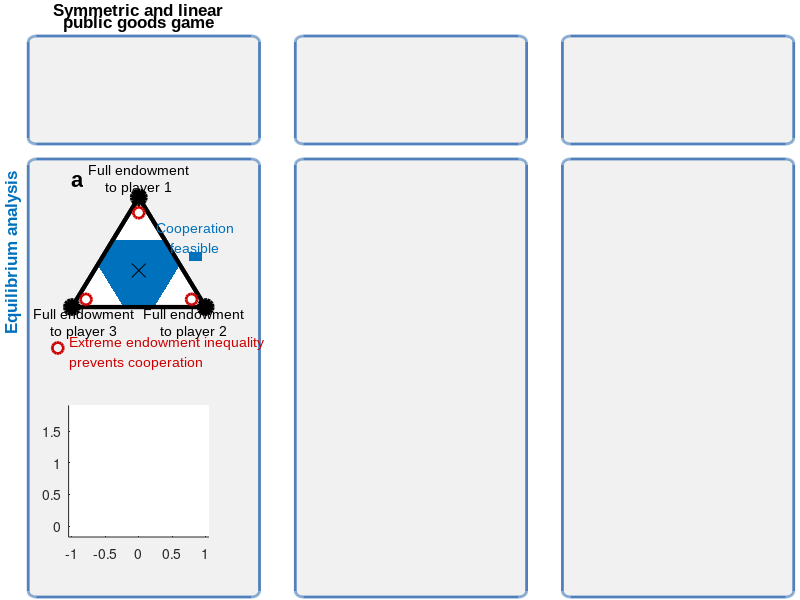

The MATLAB script that drew this image: (Note: this script raises an error after producing the figure.)
% You must change input file address every time you want to use this code
% on line 67.
function[sum_pay]= MakeIllustrationV5();

%% Fixing the Parameters
global lw ms fsA fsL fsH fsT fname le bo wi he dx dy col wi2 he2 dx2
 
lw=3; ms=10; fsT=10; fsA=12; fsL=12; fsH=16; fname='Arial'; 
le=0.076; bo=0.105; wi=0.195; he=wi*75/60; wi2=wi*0.9; he2=he*0.9; dx2=wi*0.05; dx=0.145; dy=0.365; 
col=[0 0.447 0.741;
    0.85 0.325 0.098;
    0.494 0.184 0.556;
    0.929 0.694 0.125;
    0.466 0.674 0.188];

%% Plotting the general graphical structure 
figure('Position',[300,300,750,600]);
ax1=axes('Position',[le-0.35*dx 0 3*wi+3*dx 1]); hold on
axis([-0.01 1.01 0 1]); dxf=(wi+dx*0.4)/(3*wi+2*dx); delf=0.27*dx/(3*wi+2*dx);
grey1=242/256*ones(1,3);  
blue1=[79,129,189]/256; 
y1=0.005; y2=0.735; lwP=2;
rd=0.01; t1=pi:0.01:3*pi/2; t2=3*pi/2:0.01:2*pi; t3=0:0.01:pi/2; t4=pi/2:0.01:pi; 
bxx=[rd+rd*cos(t1),dxf-rd+rd*cos(t2),dxf-rd+rd*cos(t3),rd+rd*cos(t4)]; 
bxy=[y1+rd+rd*sin(t1),y1+rd+rd*sin(t2),y2-rd+rd*sin(t3),y2-rd+rd*sin(t4)]; 
fill(bxx,bxy,grey1,'EdgeColor',blue1,'LineWidth',lwP);
fill(bxx+dxf+delf,bxy,grey1,'EdgeColor',blue1,'LineWidth',lwP);
fill(bxx+2*(dxf+delf),bxy,grey1,'EdgeColor',blue1,'LineWidth',lwP);

y1=0.76; y2=0.94; lwP=2;
rd=0.01; t1=pi:0.01:3*pi/2; t2=3*pi/2:0.01:2*pi; t3=0:0.01:pi/2; t4=pi/2:0.01:pi; 
bxx=[rd+rd*cos(t1),dxf-rd+rd*cos(t2),dxf-rd+rd*cos(t3),rd+rd*cos(t4)]; 
bxy=[y1+rd+rd*sin(t1),y1+rd+rd*sin(t2),y2-rd+rd*sin(t3),y2-rd+rd*sin(t4)]; 
fill(bxx,bxy,grey1,'EdgeColor',blue1,'LineWidth',lwP);
fill(bxx+dxf+delf,bxy,grey1,'EdgeColor',blue1,'LineWidth',lwP);
fill(bxx+2*(dxf+delf),bxy,grey1,'EdgeColor',blue1,'LineWidth',lwP);
 
S1=[0.065-0.028 0.420]; red=[0.8 0 0];  msS=8; lwS=2;
plot(S1(1),S1(2),'o','Color',red,'MarkerSize',msS,'LineWidth',lwS); 
text(S1(1)+0.015,S1(2)-0.0075,{'Extreme endowment inequality','prevents cooperation '},'Color',red,...
    'FontName',fname,'FontSize',fsT,'VerticalAlignment','middle'); 
% S2=S1+[2*(wi+dx) 0]; 
% plot(S2(1),S2(2),'o','MarkerSize',msS,'LineWidth',lwS,'Color',col(3,:));
% plot(S2(1),S2(2),'x','MarkerSize',msS,'Color',col(3,:));
% text(S2(1)+0.015,S2(2)-0.0075,{'Complete endowment equality','prevents cooperation '},'Color',col(3,:),...
%     'FontName',fname,'FontSize',fsT,'VerticalAlignment','middle'); 


he1=0.03; wi1=3*wi+3*dx; k=wi1;
rd=0.006; t=0:0.01:2*pi; red=[0.8 0 0];  msS=8; 
axis off

PlotGameSetup(1,'a'); 
% PlotGameSetup(2,'b'); 
% PlotGameSetup(3,'c'); 

%% Plotting the static predictions
delta1=0.8; delta2=0.3; delta3=0.35;
rvec1=[2 2 2]; rvec2=[1.1 1.5 2.9]; 
plotStatic(1,delta1,rvec1,'a'); 
% plotStatic(2,delta2,rvec2,'b');
% plotStatic(3,delta3,rvec2,'c');
%plotStaticLegend(); 

%% Plotting the evolutionary predictions
delta1=1; delta2=1; delta3=1;
plotEvo(1,delta1,rvec1,'d','InputDataXsetSize3_4.mat'); 
% plotEvo(2,delta2,rvec2,'e','DataAL-V1.mat');
% plotEvo(3,delta2,rvec2,'f','DataSN-V1.mat');

end


function PlotGameSetup(nr,lett); 
global lw ms fsA fsL fsH fsT fname le bo wi he dx dy col

ax1=axes('Position',[le+(wi+dx)*(nr-1) bo+2*dy wi he]);
axis([-1.05 1.05 -sqrt(3)*0.1 sqrt(3)*1.1]); hold on

if nr==1, head1='Symmetric and linear'; 
elseif nr==2, head1='Asymmetric and linear'; 
elseif nr==3, head1='Symmetric and nonlinear'; 
end
text(0,1.08,head1,'FontSize',fsA,'FontName',fname,...
    'HorizontalAlignment','center','FontWeight','bold');
text(0,0.9,'public goods game','FontSize',fsA,'FontName',fname,...
        'HorizontalAlignment','center','FontWeight','bold');
axis off
end


function plotEvo(nr,delta,rvec,lett,datafile); 
global lw ms fsA fsT fsL fsH fname le bo wi he dx col wi2 he2 dx2

ax1=axes('Position',[le+(wi+dx)*(nr-1)+dx2 bo wi2 he2]); 
axis([-1.05 1.05 -sqrt(3)*0.1 sqrt(3)*1.1]); hold on
edges=[-1 0; 1 0; 0 sqrt(3)]; 
x1=edges(1,:); x2=edges(2,:); x3=edges(3,:);
load(datafile); sumpi=sum(Pay,2); 

if nr==1
text(-1.9,sqrt(3)/2,'Evolutionary analysis','FontSize',fsL,'Color',col(5,:),...
    'FontName',fname,'Rotation',90,'HorizontalAlignment','center','FontWeight','bold');
end


%% Plotting the contour plot
dxx=0.48; dyy=0.45; ss=0.1; epsi=0.03;

for i=size(EVec,1):-1:1;
    %EVec(i,:)
    %debug infos to find why we have white areas?!
%     tmp_val = sum(Pay(i,:));
%     sum_pay(i) = tmp_val;
%     if (tmp_val<1.1)
%         EVec(i,:)
%         tmp_val
%         i
%     end
    E1=EVec(i,1:3); E2=(1-epsi)*E1+epsi*(1-E1); 
    e=E2(1)*x1+E2(2)*x2+E2(3)*x3; 
    f1=e(1)+ss*[-dxx dxx dxx-dxx*(E1(1)==0) -dxx+dxx*(E1(2)==0)]; f2=e(2)+ss*[-dyy -dyy dyy dyy]-0.02;
    cl=getcolor(sumpi(i),nr); 
%     for index=1:4
%         if (f1(index)==-0.236 && f2(index)==0.6382)
%             E1
%         end
%     end
    fill(f1,f2,cl,'LineStyle','none'); 
end

%% Plotting the triangle
plot([edges(:,1); edges(1,1)],[edges(:,2); edges(1,2)],'k','LineWidth',lw); 
plot(edges(:,1),edges(:,2),'ko','MarkerSize',ms,'MarkerFaceColor','k','LineWidth',lw); 
plot(mean(edges(:,1)),mean(edges(:,2)),'kx','MarkerSize',ms,'MarkerFaceColor','k');

%% Labels
dyL=0.26; 
text(-1,2,lett,'FontSize',fsH,'FontName',fname,'FontWeight','bold');
text(x1(1)+0.175,x1(2)-dyL,{'Full endowment','to player 3'},'FontSize',fsT,...
    'FontName',fname,'HorizontalAlignment','center'); 
text(x2(1)-0.175,x2(2)-dyL,{'Full endowment','to player 2'},'FontSize',fsT,...
    'FontName',fname,'HorizontalAlignment','center'); 
text(x3(1),x3(2)+dyL+0.035,{'Full endowment','to player 1'},'FontSize',fsT,...
    'FontName',fname,'HorizontalAlignment','center'); 
axis off

%% Color legend 
if nr==1 
    xmax=1.75; xmin=1; xtl={'1.00','1.25','1.50','1.75'};
else
    xmax=2.4; xmin=1.2; xtl={'1.2','1.6','2.0','2.4'}; 
end
ax2=axes('Position',[le+(wi+dx)*(nr-1) bo-0.05 wi 0.01],'XTick',0:1/3:1,...
    'XTickLabel',xtl,'FontSize',fsT,'FontName',fname,'YTick',[]); 
box(ax2,'on'); hold on
axis([-0.05 1.05 -1 1]); 

ss=0.01; 
for x=0:ss:1; 
    cl=getcolor((1-x)*xmin+x*xmax,nr);
    fill(x+ss*[-0.55 0.55 0.55 -0.55],[-0.5 -0.5 0.5 0.5],cl,'LineStyle','none');
end
xlabel('Group payoff','FontSize',fsT,'FontName',fname,'Position',[0.5,-6]);
end



function plotStatic(nr,delta,rvec,lett); 
global lw ms fsA fsT fsL fsH fname le bo wi he dx dy col wi2 he2 dx2

ax1=axes('Position',[le+(wi+dx)*(nr-1)+dx2 bo+dy wi2 he2]); 
axis([-1.05 1.05 -sqrt(3)*0.1 sqrt(3)*1.1]); hold on
edges=[-1 0; 1 0; 0 sqrt(3)]; 
x1=edges(1,:); x2=edges(2,:); x3=edges(3,:);

if nr==1
text(-1.9,sqrt(3)/2,'Equilibrium analysis','FontSize',fsL,'Color',col(1,:),...
    'FontName',fname,'Rotation',90,'HorizontalAlignment','center','FontWeight','bold');
end
fill([edges(:,1); edges(1,1)],[edges(:,2); edges(1,2)],'w','LineWidth',lw,'EdgeColor','k'); 

%% Calculating the thresholds for the players' endowments
if nr==3
    M1=(x1(1)+x2(1)+x3(1))/3; M2=(x1(2)+x2(2)+x3(2))/3;
    p1=[7/11 4/11 0]; p2=[5/13 5/13 3/13]; p3=[4/11 7/11 0]; 
    P1=p1(1)*x1+p1(2)*x2+p1(3)*x3; P2=p2(1)*x1+p2(2)*x2+p2(3)*x3; P3=p3(1)*x1+p3(2)*x2+p3(3)*x3; 
    fill([P1(1) P2(1) P3(1)],[P1(2) P2(2) P3(2)],col(1,:),'LineStyle','none');
    %plot([P2(1) M1],[P2(2) M2],'k--','LineWidth',2);
    
    p1=[7/11 0 4/11]; p2=[5/13 3/13 5/13]; p3=[4/11 0 7/11]; 
    P1=p1(1)*x1+p1(2)*x2+p1(3)*x3; P2=p2(1)*x1+p2(2)*x2+p2(3)*x3; P3=p3(1)*x1+p3(2)*x2+p3(3)*x3; 
    fill([P1(1) P2(1) P3(1)],[P1(2) P2(2) P3(2)],col(1,:),'LineStyle','none');
    %plot([P2(1) M1],[P2(2) M2],'k--','LineWidth',2);
    
    p1=[0 7/11 4/11]; p2=[3/13 5/13 5/13]; p3=[0 4/11 7/11]; 
    P1=p1(1)*x1+p1(2)*x2+p1(3)*x3; P2=p2(1)*x1+p2(2)*x2+p2(3)*x3; P3=p3(1)*x1+p3(2)*x2+p3(3)*x3; 
    fill([P1(1) P2(1) P3(1)],[P1(2) P2(2) P3(2)],col(1,:),'LineStyle','none');
    %plot([P2(1) M1],[P2(2) M2],'k--','LineWidth',2);
    
    %text(mean(edges([1,3],1))+0.12,mean(edges([1,3],2)-0.08),{'C. f.'},'FontSize',fsT,...
    %'FontName',fname,'HorizontalAlignment','center','Color','w');
    %text(mean(edges([2,3],1))-0.11,mean(edges([2,3],2)-0.08),{'C. f.'},'FontSize',fsT,...
    %'FontName',fname,'HorizontalAlignment','center','Color','w');
    %text(mean(edges([1,2],1)),mean(edges([1,2],2)+0.1),{'C. f.'},'FontSize',fsT,...
    %'FontName',fname,'HorizontalAlignment','center','Color','w');
   
elseif nr<3
    e12=delta*rvec(2)/(3-rvec(1)+delta*rvec(2)),
    e13=delta*rvec(3)/(3-rvec(1)+delta*rvec(3)),
    A10=x1; A12=e12*x1+(1-e12)*x2; A13=e13*x1+(1-e13)*x3;

    e21=delta*rvec(1)/(3-rvec(2)+delta*rvec(1)), 
    e23=delta*rvec(3)/(3-rvec(2)+delta*rvec(3)), 
    A20=x2; A21=(1-e21)*x1+e21*x2; A23=e23*x2+(1-e23)*x3;

    e31=delta*rvec(1)/(3-rvec(3)+delta*rvec(1)),
    e32=delta*rvec(2)/(3-rvec(3)+delta*rvec(2)),
    A30=x3; A31=(1-e31)*x1+e31*x3; A32=(1-e32)*x2+e32*x3;

    if nr==1
        fill([A12(1),A21(1),A23(1),A32(1),A31(1),A13(1)],[A12(2),A21(2),A23(2),A32(2),A31(2),A13(2)],col(1,:),'LineStyle','none'); 
    elseif nr==2
        ka=0.61; A1x=ka*A13+(1-ka)*A12;
        fill([A1x(1),A23(1),A32(1),A31(1),A13(1)],[A1x(2),A23(2),A32(2),A31(2),A13(2)],col(1,:),'LineStyle','none'); 
    end
    %fill([A10(1),A12(1),A13(1)],[A10(2),A12(2),A13(2)],'w','LineStyle','none'); 
    %fill([A20(1), A21(1),A23(1)],[A20(2), A21(2),A23(2)],'w','LineStyle','none');
    %fill([A30(1),A31(1),A32(1)], [A30(2),A31(2),A32(2)],'w','LineStyle','none');

    %plot([A12(1),A13(1)],[A12(2),A13(2)],'k--','LineWidth',2);
    %plot([A21(1),A23(1)],[A21(2),A23(2)],'k--','LineWidth',2);
    %plot([A31(1),A32(1)],[A31(2),A32(2)],'k--','LineWidth',2);
end

%% Plotting the triangle
plot([edges(:,1); edges(1,1)],[edges(:,2); edges(1,2)],'k','LineWidth',lw); 
plot(edges(:,1),edges(:,2),'ko','MarkerSize',ms,'MarkerFaceColor','k','LineWidth',lw);  

%% Plotting the symbols for no cooperation 
laS=0.86; rd=0.06; t=0:0.01:2*pi; red=[0.8 0 0]; msS=8; lwS=2;
S1=laS*x1+(1-laS)/2*(x2+x3); S2=laS*x2+(1-laS)/2*(x1+x3); S3=laS*x3+(1-laS)/2*(x2+x1); 
plot(S1(1),S1(2),'o','Color',red,'MarkerSize',msS,'LineWidth',lwS); 
plot(S2(1),S2(2),'o','Color',red,'MarkerSize',msS,'LineWidth',lwS);
plot(S3(1),S3(2),'o','Color',red,'MarkerSize',msS,'LineWidth',lwS);
plot(mean(edges(:,1)),mean(edges(:,2)),'kx','MarkerSize',ms,'MarkerFaceColor','k');
if nr>1, plot(mean(edges(:,1)),mean(edges(:,2)),'o','MarkerSize',msS,'LineWidth',lwS,...
        'Color',col(3,:),'MarkerFaceColor','w'); 
    plot(mean(edges(:,1)),mean(edges(:,2)),'x','MarkerSize',msS,'Color',col(3,:));
end


%% Labels
text(-1,2,lett,'FontSize',fsH,'FontName',fname,'FontWeight','bold');
dyL=0.26;
text(x1(1)+0.175,x1(2)-dyL,{'Full endowment','to player 3'},'FontSize',fsT,...
    'FontName',fname,'HorizontalAlignment','center'); 
text(x2(1)-0.175,x2(2)-dyL,{'Full endowment','to player 2'},'FontSize',fsT,...
    'FontName',fname,'HorizontalAlignment','center'); 
text(x3(1),x3(2)+dyL+0.035,{'Full endowment','to player 1'},'FontSize',fsT,...
    'FontName',fname,'HorizontalAlignment','center'); 
 
text(max(edges(:,1))*0.85,1.1,{'Cooperation','feasible'},'FontSize',fsT,...
        'FontName',fname,'HorizontalAlignment','center','Color',col(1,:));
fill(max(edges(:,1))*0.85+[-0.1 0.1 0.1 -0.1],[0.73 0.73 0.87 0.87],col(1,:),'LineStyle','none'); 

axis off
end




function cl=getcolor(pi,nr); 
global col
PiMin=1;
if nr==1 
    PiMax=1.75; 
elseif nr==2
    PiMax=2.4;  
elseif nr==3
    PiMax=2.4;
end
x=(log(pi)-log(PiMin))^2/(log(PiMax)-log(PiMin))^2;
cl=x*col(5,:)+(1-x)*[1 1 1]; 
end